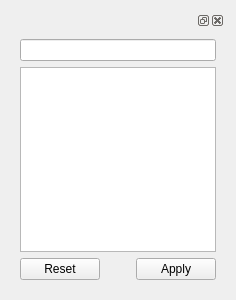
<?xml version="1.0" encoding="UTF-8"?>
<ui version="4.0">
 <class>Form</class>
 <widget class="QWidget" name="Form">
  <property name="geometry">
   <rect>
    <x>0</x>
    <y>0</y>
    <width>236</width>
    <height>300</height>
   </rect>
  </property>
  <property name="windowTitle">
   <string>Form</string>
  </property>
  <layout class="QVBoxLayout" name="verticalLayout">
   <item>
    <widget class="QDockWidget" name="dockWidget">
     <widget class="QWidget" name="dockWidgetContents">
      <layout class="QVBoxLayout" name="verticalLayout_2">
       <item>
        <widget class="QLineEdit" name="lineSite">
         <property name="enabled">
          <bool>true</bool>
         </property>
         <property name="readOnly">
          <bool>true</bool>
         </property>
        </widget>
       </item>
       <item>
        <widget class="QTableView" name="dataView"/>
       </item>
       <item>
        <widget class="QDialogButtonBox" name="buttonBox">
         <property name="orientation">
          <enum>Qt::Horizontal</enum>
         </property>
         <property name="standardButtons">
          <set>QDialogButtonBox::Apply|QDialogButtonBox::Reset</set>
         </property>
        </widget>
       </item>
      </layout>
     </widget>
    </widget>
   </item>
  </layout>
 </widget>
 <resources/>
 <connections/>
</ui>
